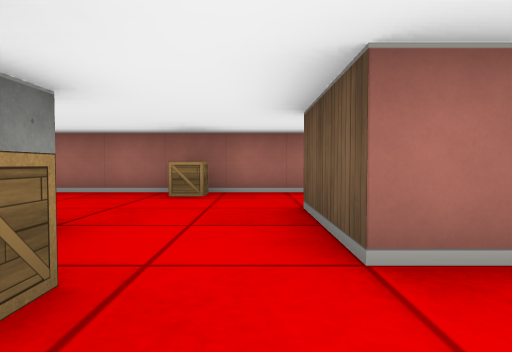
[1] (above)

12 first-person views from a walk through a cub3D maze. The camera is about half as high as the walls, tilts 2° down and sees 75° across. The floor is counted in squares. Each view is taken from the middle of a square. On the plan, view 1 faces up. The plan holds only what a view shows up to about 9 squares ahead; the rest is blank.

[2]
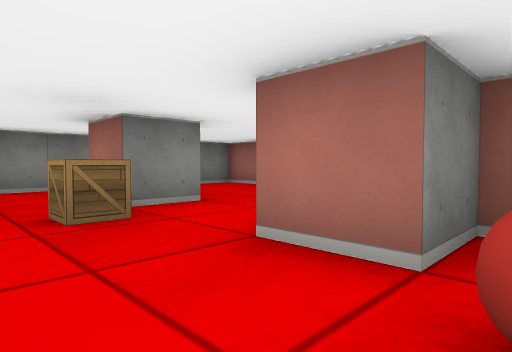

[3]
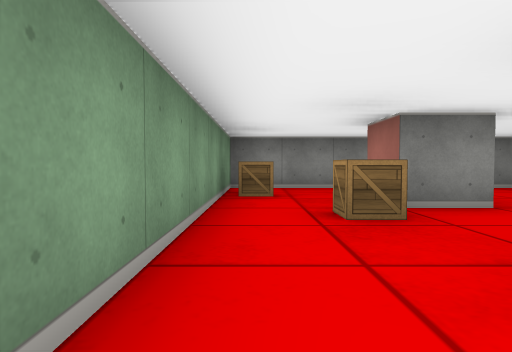

[4]
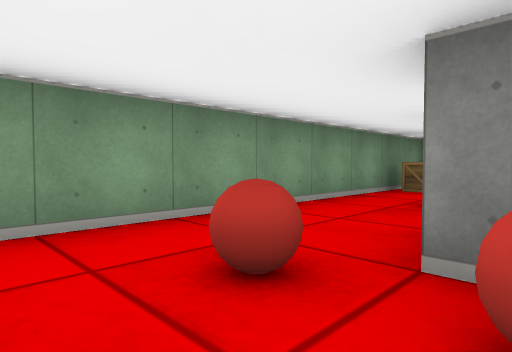

[5]
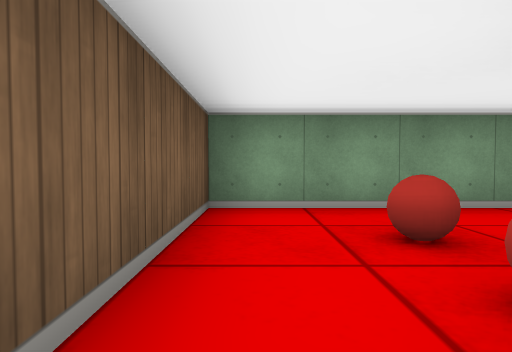

[6]
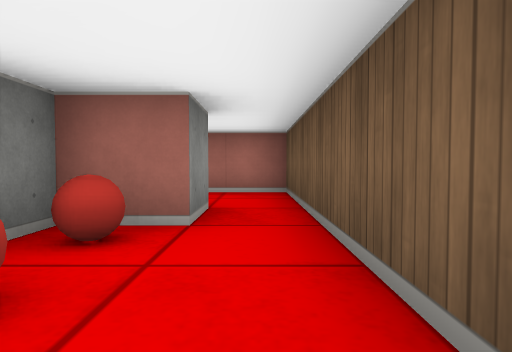

[7]
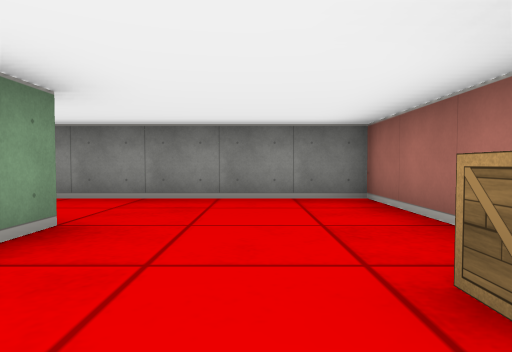

[8]
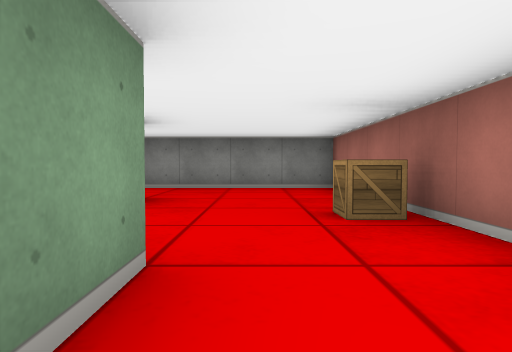

[9]
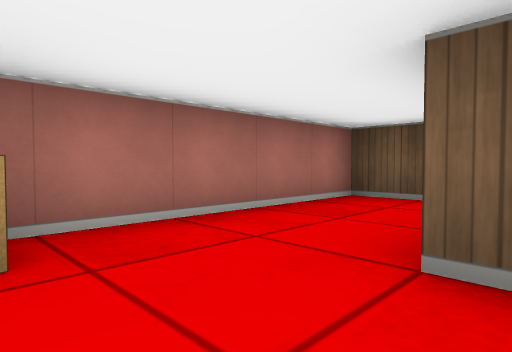

[10]
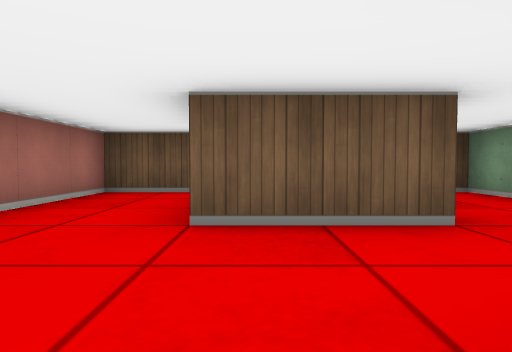

[11]
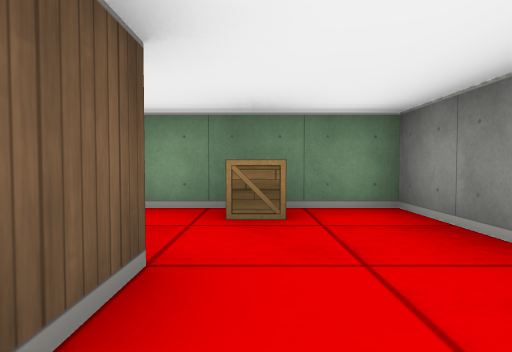

[12]
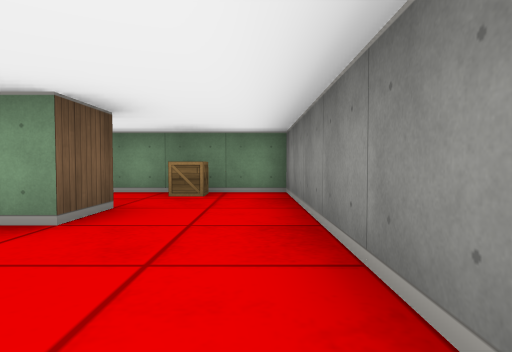

### Floor plan
Ten units are one square. View 1 is at (0, 0); x grows to the right and y downward. Boxes are objects, and circles mark ways between rooms. Rooms are numbered by the first view taken in them; rooms with no view inside come last. Other rooms are left out.
<svg viewBox="-50 -60 90 70">
<path fill="none" stroke="#000" d="M-15 -15 -25 -15M25 -35 25 -25 15 -25 15 -15 5 -15M-25 5 35 5 35 -55 25 -55M-15 -26 -15 -15M-25 -15 -25 -25 -19 -25M5 -15 5 -35 14 -35M25 -55 -45 -55 -45 -5M-45 -5 -45 5 -25 5"/>
<rect x="-15" y="-15" width="10" height="10" fill="#bbb"><title>crate</title></rect>
<rect x="15" y="-15" width="10" height="10" fill="#bbb"><title>ball</title></rect>
<rect x="15" y="-25" width="10" height="10" fill="#bbb"><title>ball</title></rect>
<rect x="-15" y="-55" width="10" height="10" fill="#bbb"><title>crate</title></rect>
<rect x="-35" y="-5" width="10" height="10" fill="#bbb"><title>crate</title></rect>
<circle cx="-5" cy="-20" r="3" fill="#2a7"/>
<circle cx="15" cy="-45" r="3" fill="#2a7"/>
<circle cx="-20" cy="0" r="3" fill="#2a7"/>
<circle cx="-35" cy="-15" r="3" fill="#2a7"/>
<text x="10" y="-10">1</text>
<text x="-20" y="-40">2</text>
<text x="-40" y="0">3</text>
</svg>
Room 1 opens to room 2. Room 1 opens to room 3. Room 2 opens to room 3.

Where each view was taken, in squares from view 1:
view 1: 0 up, 0 right, facing up
view 2: 0 up, 2 right, facing up-left
view 3: 0 up, 2 right, facing left
view 4: 2 up, 3 right, facing down-left
view 5: 3 up, 3 right, facing down
view 6: 0 up, 3 right, facing up
view 7: 4 up, 0 right, facing left
view 8: 4 up, 2 right, facing left
view 9: 3 up, 1 left, facing up-right
view 10: 3 up, 2 left, facing right
view 11: 3 up, 3 left, facing down
view 12: 5 up, 4 left, facing down
